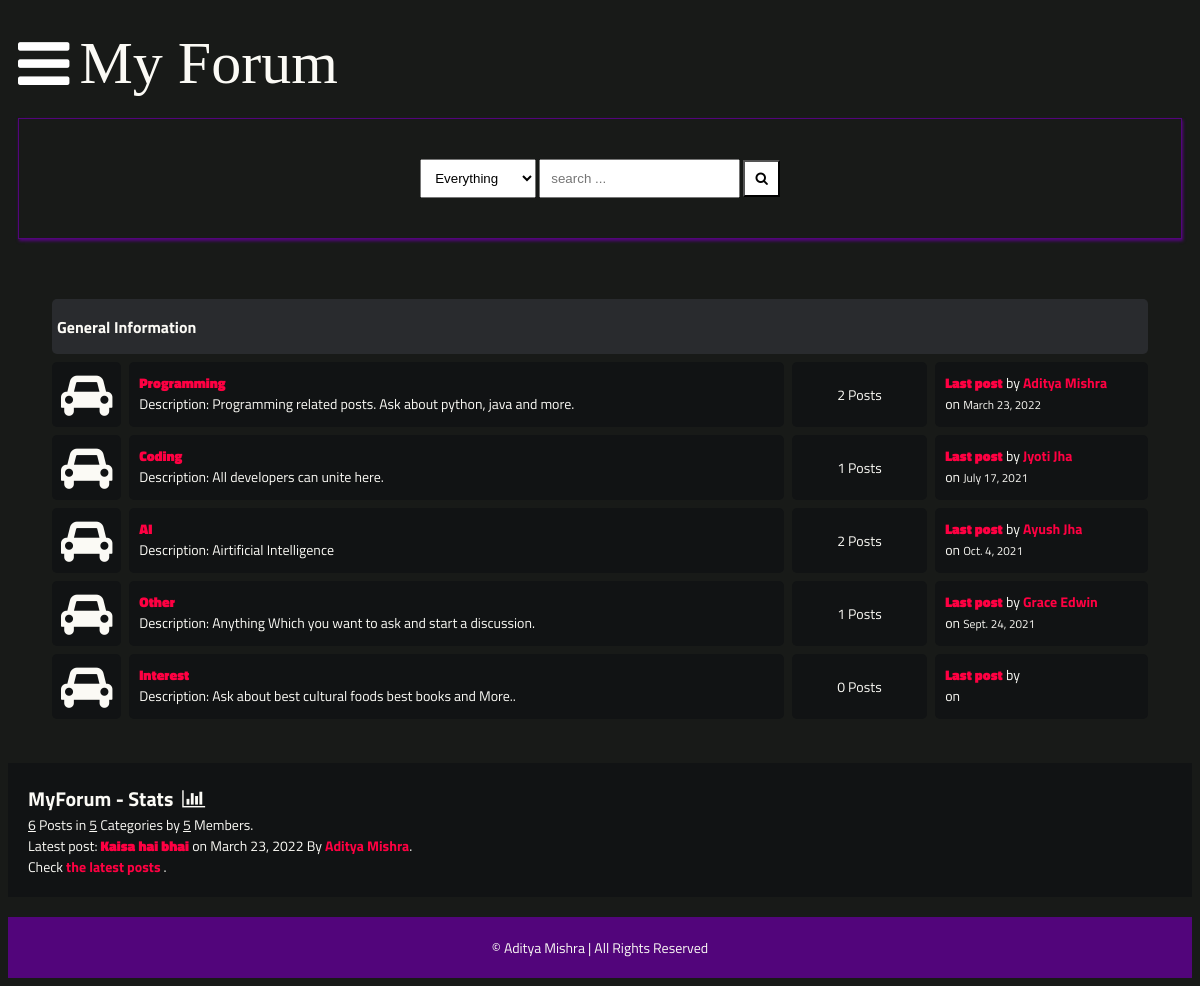
The page / on the database its author committed.
### main/models.py (models this page shows, shortened)
class Category(models.Model):
    title = models.CharField(max_length=50)
    slug = models.SlugField(max_length=400, unique=True, blank=True)
    description = models.TextField(default="description")
    class Meta:
        verbose_name_plural = "categories"
    def get_url(self):
        return reverse("posts", kwargs={
            "slug":self.slug
        })
    @property
    def num_posts(self):
        return Post.objects.filter(categories=self).count()
    @property
    def last_post(self):
        return Post.objects.filter(categories=self).latest("date")

class Post(models.Model):
    title = models.CharField(max_length=400)
    slug = models.SlugField(max_length=400, unique=True, blank=True)
    user = models.ForeignKey(Author, on_delete=models.CASCADE)
    content = HTMLField()
    categories = models.ManyToManyField(Category)
    date = models.DateTimeField(auto_now_add=True)
    approved = models.BooleanField(default=True)
    hit_count_generic = GenericRelation(HitCount, object_id_field='object_pk',
        related_query_name='hit_count_generic_relation'
    )
    tags = TaggableManager()
    comments = models.ManyToManyField(Comment, blank=True)
    closed = models.BooleanField(default=False)
    state = models.CharField(max_length=40, default="zero")
    def get_url(self):
        return reverse("detail", kwargs={
            "slug":self.slug
        })

class Author(models.Model):
    user = models.ForeignKey(User, on_delete=models.CASCADE)
    fullname = models.CharField(max_length=40, blank=False)
    slug = slug = models.SlugField(max_length=400, unique=True, blank=True)
    bio = HTMLField()
    points = models.IntegerField(default=0)
    profile_pic = ResizedImageField(size=[50, 80], quality=100, upload_to="authors", default=None, blank=False, null=True)

### main/views.py (the view)
# urls.py: path("", home, name="home"),
def home(request):
    forums = Category.objects.all()
    num_posts = Post.objects.all().count()
    num_users = User.objects.all().count()
    num_categories = forums.count()
    last_post = Post.objects.latest("date")
    context = {
        "forums":forums,
        "num_posts":num_posts,
        "num_users":num_users,
        "num_categories":num_categories,
        "last_post":last_post,
        "title": "Home Page"
    }
    return render(request, "forums.html", context)

### main/context_processors.py (called while the page is built, shortened)
def searchFunction(request):
    search_context = {}
    posts = Post.objects.all()
    return search_context

### templates/forums.html
{% extends 'base.html' %}
{% block content %}
    <div class="container">
        <div class="subforum">
            <div class="subforum-title">
                <h1>General Information</h1>
            </div>
            {% for forum in forums %}
            <div class="subforum-row">
                <div class="subforum-icon subforum-column center">
                    <i class="fa fa-car center"></i>
                </div>
                <div class="subforum-description subforum-column">
                    <h4><a href="{{forum.get_url}}">{{forum.title}}</a></h4>
                    <p>Description: {{forum.description}} </p>
                </div>
                <div class="subforum-stats subforum-column center">
                    <span>{{forum.num_posts}} Posts</span>
                </div>
                <div class="subforum-info subforum-column">
                    <b><a href="{{forum.last_post.get_url}}">Last post</a></b> by <a href="">{{forum.last_post.user.fullname|title}}</a>
                    <br>on <small>{{forum.last_post.date|date}}</small>
                </div>
            </div>
            {% endfor %}
        </div>
    </div>
    <div class="forum-info">
        <div class="chart">
            MyForum - Stats &nbsp;<i class="fa fa-bar-chart"></i>
        </div>
        <span><u>{{num_posts}}</u> Posts in <u>{{num_categories}}</u> Categories by <u>{{num_users}}</u> Members.</span><br>
        <span>Latest post: <b><a href="{{last_post.get_url}}">{{last_post.title}}</a></b> on {{last_post.date|date}} By <a href="">{{last_post.user.fullname|title}}</a></span>.<br>
        <span>Check <a href="{% url 'latest_posts' %}">the latest posts</a> .</span><br>
    </div>
    {% endblock content %}

### static/style.css (style rules this page uses)
* { box-sizing: border-box; }
html { font-size: 14px; font-family: 'Titillium Web', sans-serif; background-color: #181A18; color: #FBFAF5; }
a { color: #FF0042; font-weight: bolder; text-decoration: none; }
h1 { font-size: 16px; font-weight: bolder; }
.container { margin: 20px; padding: 20px; }
.subforum { margin-top: 20px; }
.subforum-title { background-color: #292B2E; padding: 5px; border-radius: 5px; margin: 4px; }
.subforum-row { display: grid; grid-template-columns: 7% 60% 13% 20%; }
.subforum-column { padding: 10px; margin: 4px; border-radius: 5px; background-color: #111314; }
.subforum-description * { margin-block: 0; }
.center { display: flex; justify-content: center; align-items: center; }
.subforum-icon i { font-size: 45px; }
.forum-info { padding: 20px; background-color: #111314; }
.chart { font-size: 20px; font-weight: bold; }

### rows shown on the page
Category: title "Programming", description "Programming related posts. Ask about python, java and more.", num_posts "2", last_post.user.fullname "Aditya Mishra", last_post "March 23, 2022"
Category: title "Coding", description "All developers can unite here.", num_posts "1", last_post.user.fullname "Jyoti Jha", last_post "July 17, 2021"
Category: title "AI", description "Airtificial Intelligence", num_posts "2", last_post.user.fullname "Ayush Jha", last_post "Oct. 4, 2021"
Category: title "Other", description "Anything Which you want to ask and start a discussion.", num_posts "1", last_post.user.fullname "Grace Edwin", last_post "Sept. 24, 2021"
Category: title "Interest", description "Ask about best cultural foods best books and More..", num_posts "0"
Post: title "Kaisa hai bhai", date "March 23, 2022", user.fullname "Aditya Mishra"

### other values the page prints
{{ num_posts }} "6"
{{ num_categories }} "5"
{{ num_users }} "5"
